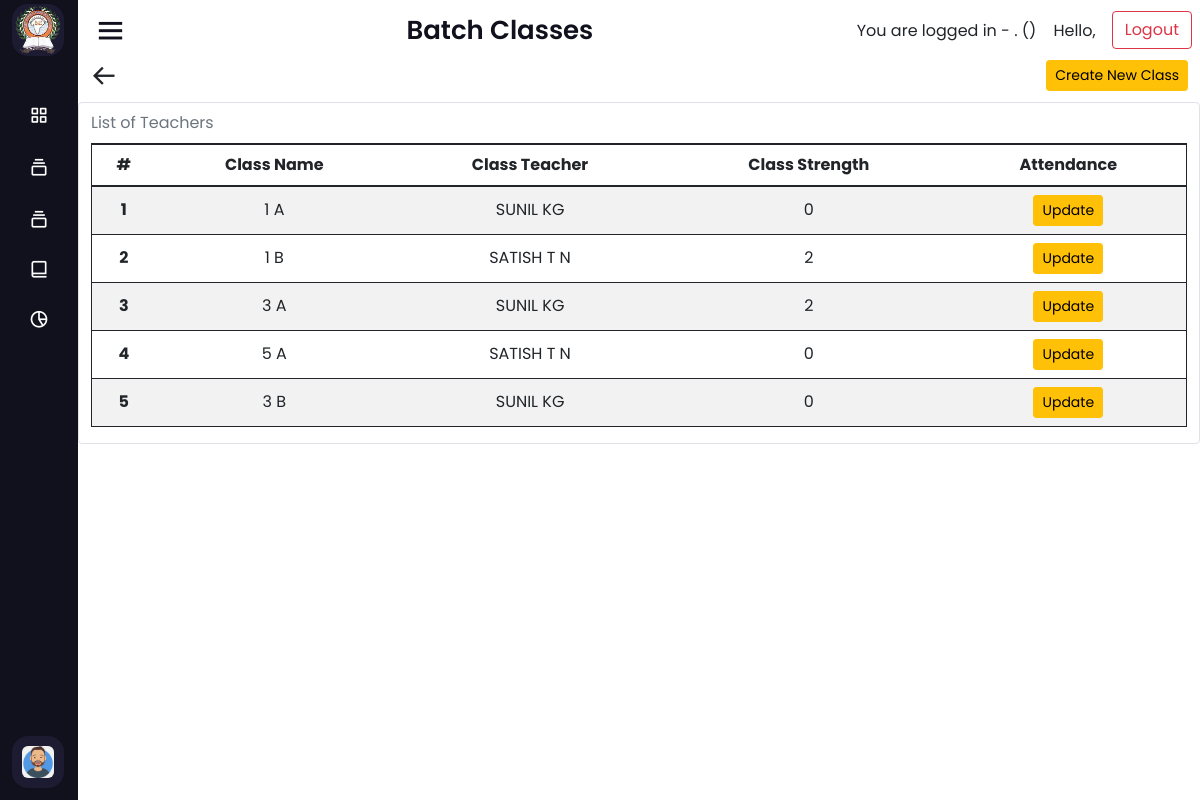
The app's page /attendance-classes (signed in) with its own data.
### home/models.py (models this page shows, shortened)
class Class_list(models.Model):
    id = models.AutoField(primary_key=True)
    session_year = models.ForeignKey("home.Session_year",on_delete=models.CASCADE)
    class_name = models.CharField(max_length=255)
    class_section = models.CharField(max_length=255)
    class_teacher = models.ForeignKey("accounts.Teacher", on_delete=models.CASCADE)
    created_at = models.DateTimeField(auto_now=True)
    updated_at = models.DateTimeField(auto_now_add=True)
    class Meta:
        unique_together = (['session_year','class_name','class_section','class_teacher'])

### accounts/models.py (models this page shows)
class Teacher(models.Model):
    user_id = models.OneToOneField(CustomUser,primary_key=True,on_delete=models.CASCADE)
    full_name = models.CharField(max_length=255, blank=True)
    date_of_birth = models.DateField(auto_now=False, auto_now_add=False, blank=True, null=True)
    gender = models.IntegerField(choices = gender_choices, blank=True, null=True)
    email_id = models.EmailField(max_length=255, blank=True, null=True)
    phone_number = models.CharField(max_length=255, blank=True, null=True)
    blood_group = models.CharField(max_length=10, choices = blood_choices, null=True, blank=True)
    aadhaar_number = models.CharField(max_length=255, blank=True, null=True)
    present_address = models.TextField(blank=True, null=True)
    permanent_address = models.TextField(blank=True, null=True)
    profile_pic = models.ImageField(upload_to=None, height_field=None, width_field=None, max_length=None,blank=True, null=True)
    started_date = models.DateField(auto_now=False, auto_now_add=False, blank=True, null=True)
    end_date = models.DateField(auto_now=False, auto_now_add=False, null=True, blank=True)
    handling_subjects = models.CharField(max_length=255, blank=True, null=True)
    created_at = models.DateTimeField(auto_now=True)
    updated_at = models.DateTimeField(auto_now_add=True)
    REQUIRED_FIELDS = ['user_id']
    def __str__(self):
        return self.full_name

### office/views.py (the view)
# urls.py: path('attendance-classes', views.AttendanceClasses.as_view(), name="attendance-classes"),
class AttendanceClasses(ListView):
    model = Class_list
    template_name = 'attendance/attendanceClasses.html'
    def get_context_data(self, **kwargs):
        context = super().get_context_data(**kwargs)
        studentCount = []
        session = Session_year.objects.last()
        sessionClasses = Class_list.objects.filter(session_year=session)
        for each in sessionClasses:
            studentCount.append(Student.objects.filter(
                current_class=each.id).count())
        context['classes'] = list(zip(sessionClasses, studentCount))
        return context

### templates/attendance/attendanceClasses.html (shortened to what this page needs)
{% extends 'home/dashboard.html' %}
{% load static %}
{% block pageHeader %}
{{sessionName}} Batch Classes
{% endblock %}
{% block dashboard %}
<div class="container">
    <div class="row">
        <div class="col">
            <a href="{{request.META.HTTP_REFERER|escape}}"
                class='h3 bx bx-arrow-back text-decoration-none text-dark'></a>
        </div>
        <div class="col text-end align-text-bottom">
            <a href="{% url 'create-class' %}" class="btn btn-warning btn-sm">Create New Class</a>
        </div>
    </div>
</div>
<div class="container table-responsive table-responsive-md table-responsive-lg table-responsive-x border rounded">
    <table id="myTable"
        class="table table-hover table-striped border border-dark rounded align-middle caption-top text-center">
        <caption>List of Teachers</caption>
        <thead>
            <tr>
                <th scope="col">#</th>
                <th scope="col">Class Name</th>
                <th scope="col">Class Teacher</th>
                <th scope="col">Class Strength</th>
                <th scope="col">Attendance</th>
            </tr>
        </thead>
        <tbody>
            {% for obj,count in classes %}
            <tr class="mx-auto">
                <th scope="row">{{ forloop.counter }}</th>
                <td>{{obj.class_name}} {{obj.class_section}}</td>
                <td class="text-uppercase">{{obj.class_teacher}}</td>
                <td>{{count}}</td>
                <td>
                    <a href="{% url 'attendance-dates' obj.id %}" class="btn btn-sm btn-warning">Update</a>
                </td>
            </tr>
            {% endfor %}
        </tbody>
    </table>
</div>
{% endblock %}

### static/dashboard/css.css (style rules this page uses)
* { margin: 0; padding: 0; box-sizing: border-box; font-family: 'Poppins', sans-serif; }

### records on screen
Class_list: class_name "1", class_section "A", class_teacher "SUNIL KG", count "0"
Class_list: class_name "1", class_section "B", class_teacher "SATISH T N", count "2"
Class_list: class_name "3", class_section "A", class_teacher "SUNIL KG", count "2"
Class_list: class_name "5", class_section "A", class_teacher "SATISH T N", count "0"
Class_list: class_name "3", class_section "B", class_teacher "SUNIL KG", count "0"
